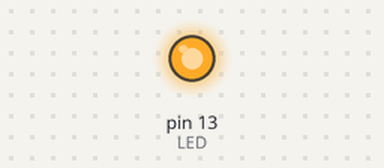
The sketch below on a simulated Arduino Uno, built with avr-gcc and run on an emulated ATmega328P. Parts: output pins drawn as LEDs (lit = HIGH).

Above: at 0.2 s.
At 5.5 s:
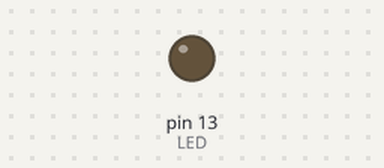
Timing chart, 0 to 6.9 s (numbered marks = the images above):
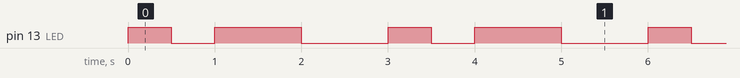

Measured:
- by itself, pin 13 (LED): repeats every 3.0 s: LOW 0.50 s, HIGH 1.0 s, LOW 1.0 s, HIGH 0.50 s
- by itself, everything shown: repeats every 3.0 s, in 4 steps

The sketch:

LED_Blink.ino
```cpp
const int LED = 13;      //pin number

void setup()
{
  pinMode(LED,OUTPUT);    //sets pin as output
}

void loop()
{
  digitalWrite(LED,HIGH);
  delay(500);
  digitalWrite(LED,LOW);
  delay(500);
  digitalWrite(LED,HIGH);
  delay(1000);
  digitalWrite(LED,LOW);
  delay(1000);
}
```
